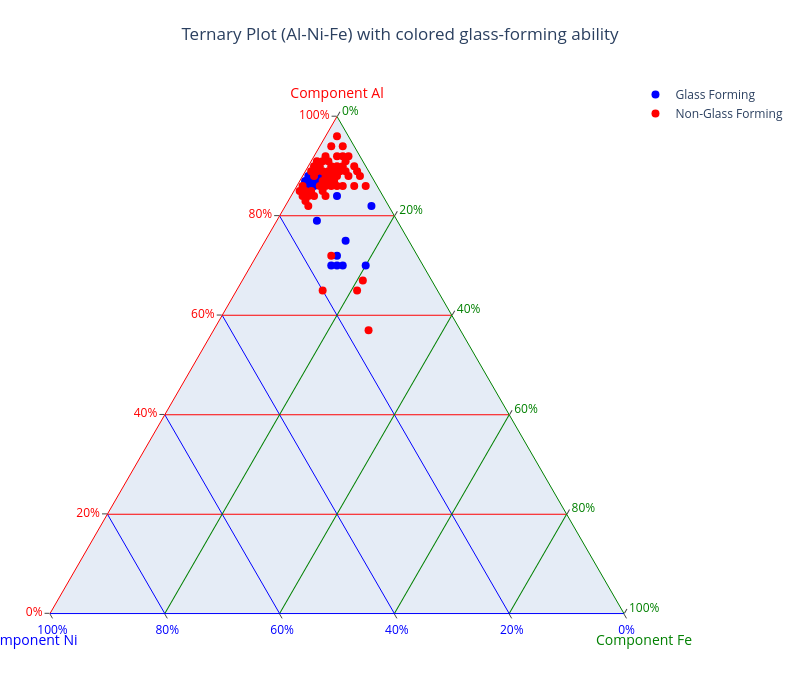

The notebook cell saved with this chart:
### Markdown cell above
## Example 1: Basic Usage with Element Order

Create a ternary plot with Al-Ni-Fe in that specific order:

### Code cell
# Example 1: Basic ternary plot with Al-Ni-Fe order
fig1 = create_custom_ternary_plot(
    elements=['Al', 'Ni', 'Fe']
)

if fig1:
    print("✓ Basic Al-Ni-Fe ternary plot created successfully!")
    fig1.show()
else:
    print("✗ Failed to create basic ternary plot")

### Figure 1 — Plotly figure (JSON) as saved in the notebook; plotly's stock layout.template omitted (floating-point values rounded to 4 significant figures)
{"data": [{"a": [70.0, 84.0, 70.0, 70.0, 72.0, 86.0, 75.0, 79.0, 70.0, 82.0, 86.9, 86.0, 87.9, 87.9, 87.0, 87.0, 87.0, 88.0, 88.9, 88.0], "b": [15.0, 8.0, 16.0, 14.0, 14.0, 12.0, 11.0, 14.0, 10.0, 3.0, 12.1, 11.0, 10.1, 9.1, 11.0, 10.0, 12.0, 9.0, 8.1, 11.0], "c": [15.0, 8.0, 14.0, 16.0, 14.0, 2.0, 14.0, 7.0, 20.0, 15.0, 1.0, 3.0, 2.0, 3.0, 2.0, 3.0, 1.0, 3.0, 3.0, 1.0], "hovertemplate": "<b>%{text}</b><br>Al: %{a}%<br>Ni: %{b}%<br>Fe: %{c}%<br><extra></extra>", "marker": {"color": "blue", "size": 8, "symbol": "circle"}, "mode": "markers", "name": "Glass Forming", "text": ["Al14(FeNi)3", "Al21(FeNi)2", "Al35Fe7Ni8", "Al35Fe8Ni7", "Al36(FeNi)7", "Al43FeNi6", "Al75Fe14Ni11", "Al79(FeNi2)7", "Al7Fe2Ni", "Al82(Fe5Ni)3", "Al86.7Fe1Ni12.3", "Al86Fe3Ni11", "Al87.5Fe2Ni10.5", "Al87.5Fe3.5Ni9", "Al87Fe2Ni11", "Al87Fe3Ni10", "Al87FeNi12", "Al88(FeNi3)3", "Al88.5Fe3Ni8.5", "Al88FeNi11"], "type": "scatterternary"}, {"a": [65.0, 85.0, 90.0, 84.0, 88.0, 88.0, 92.0, 82.0, 84.0, 84.0, 86.0, 86.0, 86.0, 86.0, 86.0, 88.0, 88.0, 88.0, 90.0, 90.0, 90.0, 90.0, 92.0, 92.0, 94.0, 94.0, 96.0, 57.0, 65.0, 67.0, 72.0, 83.0, 84.0, 85.0, 85.0, 85.0, 86.0, 86.0, 86.0, 87.0, 87.0, 87.0, 88.0, 89.0, 89.0, 89.0, 89.0, 89.0, 89.0, 89.0, 89.0, 90.0, 91.0, 91.0, 91.0, 91.0, 92.0], "b": [20.0, 10.0, 5.0, 12.0, 4.0, 8.0, 4.0, 14.0, 10.0, 14.0, 10.0, 8.0, 6.0, 4.0, 2.0, 6.0, 2.0, 10.0, 6.0, 4.0, 2.0, 8.0, 2.0, 6.0, 2.0, 4.0, 2.0, 16.0, 14.0, 12.0, 15.0, 14.0, 13.0, 12.0, 13.0, 14.0, 7.0, 9.0, 13.0, 9.0, 8.0, 7.0, 7.0, 9.0, 8.0, 7.0, 6.0, 5.0, 4.0, 2.0, 10.0, 9.0, 3.0, 6.0, 7.0, 8.0, 3.0], "c": [15.0, 5.0, 5.0, 4.0, 8.0, 4.0, 4.0, 4.0, 6.0, 2.0, 4.0, 6.0, 8.0, 10.0, 12.0, 6.0, 10.0, 2.0, 4.0, 6.0, 8.0, 2.0, 6.0, 2.0, 4.0, 2.0, 2.0, 27.0, 21.0, 21.0, 13.0, 3.0, 3.0, 3.0, 2.0, 1.0, 7.0, 5.0, 1.0, 4.0, 5.0, 6.0, 5.0, 2.0, 3.0, 4.0, 5.0, 6.0, 7.0, 9.0, 1.0, 1.0, 6.0, 3.0, 2.0, 1.0, 5.0], "hovertemplate": "<b>%{text}</b><br>Al: %{a}%<br>Ni: %{b}%<br>Fe: %{c}%<br><extra></extra>", "marker": {"color": "red", "size": 8, "symbol": "circle"}, "mode": "markers", "name": "Non-Glass Forming", "text": ["Al13Fe3Ni4", "Al17FeNi2", "Al18FeNi", "Al21FeNi3", "Al22Fe2Ni", "Al22FeNi2", "Al23FeNi", "Al41Fe2Ni7", "Al42Fe3Ni5", "Al42FeNi7", "Al43Fe2Ni5", "Al43Fe3Ni4", "Al43Fe4Ni3", "Al43Fe5Ni2", "Al43Fe6Ni", "Al44(FeNi)3", "Al44Fe5Ni", "Al44FeNi5", "Al45Fe2Ni3", "Al45Fe3Ni2", "Al45Fe4Ni", "Al45FeNi4", "Al46Fe3Ni", "Al46FeNi3", "Al47Fe2Ni", "Al47FeNi2", "Al48FeNi", "Al57Fe27Ni16", "Al65(Fe3Ni2)7", "Al67(Fe7Ni4)3", "Al72Fe13Ni15", "Al83Fe3Ni14", "Al84Fe3Ni13", "Al85(FeNi4)3", "Al85Fe2Ni13", "Al85FeNi14", "Al86(FeNi)7", "Al86Fe5Ni9", "Al86FeNi13", "Al87Fe4Ni9", "Al87Fe5Ni8", "Al87Fe6Ni7", "Al88Fe5Ni7", "Al89Fe2Ni9", "Al89Fe3Ni8", "Al89Fe4Ni7", "Al89Fe5Ni6", "Al89Fe6Ni5", "Al89Fe7Ni4", "Al89Fe9Ni2", "Al89FeNi10", "Al90FeNi9", "Al91(Fe2Ni)3", "Al91(FeNi2)3", "Al91Fe2Ni7", "Al91FeNi8", "Al92Fe5Ni3"], "type": "scatterternary"}], "layout": {"font": {"size": 12}, "height": 700, "margin": {"b": 50, "l": 50, "r": 50, "t": 80}, "showlegend": true, "ternary": {"aaxis": {"gridcolor": "red", "linecolor": "red", "min": 0, "showgrid": true, "showline": true, "tickfont": {"color": "red"}, "tickformat": ".0%", "ticks": "outside", "title": {"font": {"color": "red"}, "text": "Component Al"}}, "baxis": {"gridcolor": "blue", "linecolor": "blue", "min": 0, "showgrid": true, "showline": true, "tickfont": {"color": "blue"}, "tickformat": ".0%", "ticks": "outside", "title": {"font": {"color": "blue"}, "text": "Component Ni"}}, "caxis": {"gridcolor": "green", "linecolor": "green", "min": 0, "showgrid": true, "showline": true, "tickfont": {"color": "green"}, "tickformat": ".0%", "ticks": "outside", "title": {"font": {"color": "green"}, "text": "Component Fe"}}, "sum": 1}, "title": {"text": "Ternary Plot (Al-Ni-Fe) with colored glass-forming ability", "x": 0.5}, "width": 800}}
